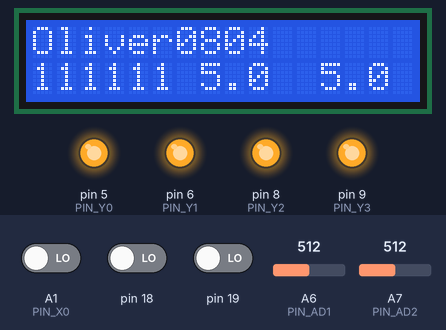
The program below on a simulated Arduino Nano, built with avr-gcc and run on an emulated ATmega328P. On the bench: 16×2 character LCD, output pins drawn as LEDs (lit = HIGH). The inputs (shaded band) are chosen by the test bench; at power-on: A1 (PIN_X0) LOW, pin 18 LOW, A6 (PIN_AD1) = 512, A7 (PIN_AD2) = 512, pin 19 LOW. What the program prints to the serial monitor is not drawn.

Above: at 3.2 s.
3.3 s: A1 (PIN_X0) driven HIGH
At 3.9 s:
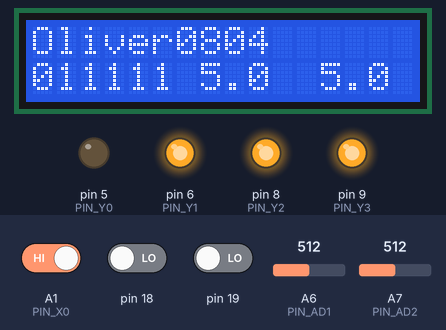
4.8 s: pin 18 driven HIGH
At 6.0 s:
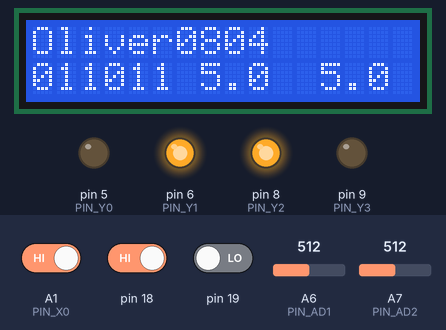
6.3 s: A1 (PIN_X0) driven LOW
At 7.0 s:
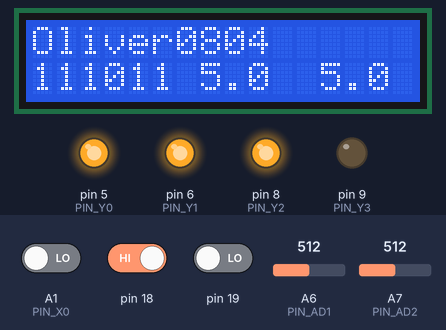
7.8 s: A6 (PIN_AD1) set to 716
At 8.7 s:
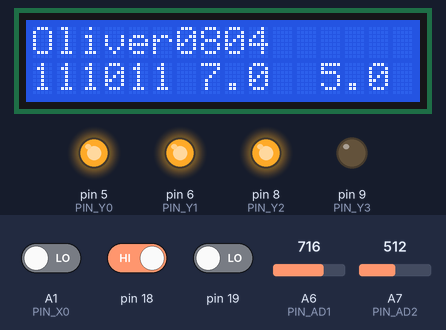
9.3 s: A7 (PIN_AD2) set to 716
At 9.6 s:
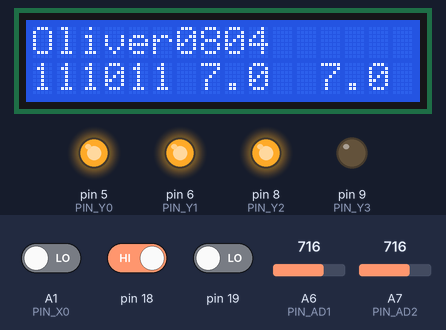
10.8 s: pin 19 driven HIGH
At 11.7 s:
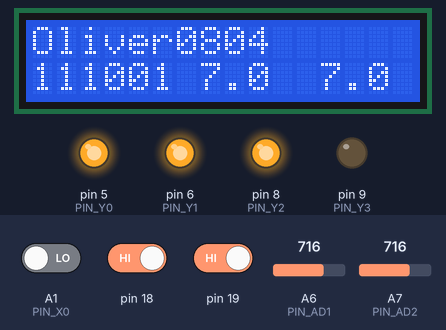
Timing chart, 0 to 13.3 s (numbered marks = the images above; inputs shaded):
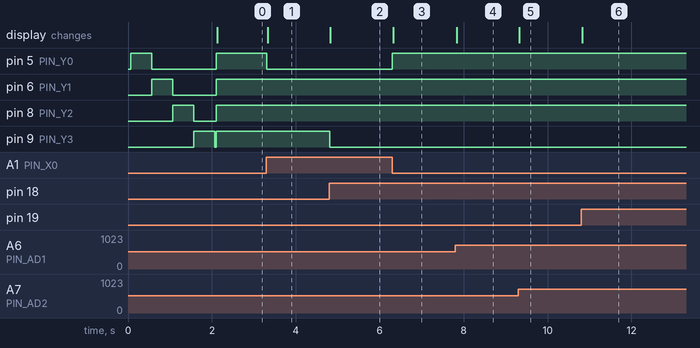

The program:

main.cpp
```cpp
#include <Arduino.h>
#include <LiquidCrystal_I2C.h>
#include <SoftwareSerial.h>

// Pin definitions
const int PIN_X0 = A1;
const int PIN_X1 = A0;
const int PIN_X2 = 7;
const int PIN_X3 = 4;
const int PIN_X4 = 3; // Supports high-speed interrupt input 只支持NPN
const int PIN_X5 = 2; // Supports high-speed interrupt input 只支持NPN
const int PIN_AD1 = A6;
const int PIN_AD2 = A7;
const int PIN_Y0 = 5;
const int PIN_Y1 = 6;
const int PIN_Y2 = 8;
const int PIN_Y3 = 9;

// Instance for LCD and SoftwareSerial
LiquidCrystal_I2C lcd(0x27, 16, 2);
SoftwareSerial Slave(A2, A3);

// Arduino的最大類比讀數（10位ADC）
const int MAX_ANALOG_READ = 1023;

// 函數聲明
void setupIO();
void readInputs();
void readVoltage();
void updateOutputs();
void handleSerialCommunication();
void handleSoftwareSerialCommunication();
void displayStatus();
void IOCheck();
void onChange();
void sendPacket();
byte calculateCRC(const byte *data, byte length);
void processCommand(const String &command);
void reportInputChange(int pin, bool state);

// Global variables
String comdata = "";
int inputStates[6] = {0};
int previousInputStates[6] = {0}; // 儲存先前的輸入狀態以檢測變化
float voltageADC[2] = {0};

int outputStates[4] = {0};
int PStates[4] = {0};
bool enableControl[4] = {true, true, true, true}; // 控制每個輸出的使能狀態
long ActNums = 0;

void setup()
{
  Serial.begin(115200);
  Slave.begin(9600);
  // LCD
  lcd.init();
  lcd.backlight();
  lcd.clear();
  // GPIO
  setupIO();
  IOCheck();
  // SHOW LCD
  lcd.setCursor(0, 0);
  lcd.print("Oliver0804");
  Serial.println("Oliver0804");
}

void loop()
{
  readInputs();
  readVoltage();
  handleSerialCommunication();
  handleSoftwareSerialCommunication();
  updateOutputs();
  displayStatus();
}

void setupIO()
{
  // Initialize input and output pins
  pinMode(PIN_Y0, OUTPUT);
  pinMode(PIN_Y1, OUTPUT);
  pinMode(PIN_Y2, OUTPUT);
  pinMode(PIN_Y3, OUTPUT);

  pinMode(PIN_X0, INPUT);
  pinMode(PIN_X1, INPUT);
  pinMode(PIN_X2, INPUT);
  pinMode(PIN_X3, INPUT);
  pinMode(PIN_X4, INPUT_PULLUP);
  pinMode(PIN_X5, INPUT_PULLUP);
}

void readInputs()
{
  // Read input states
  for (int i = 0; i < 6; i++)
  {
    int newState = !digitalRead(PIN_X0 + i);
    if (inputStates[i] != newState)
    {
      inputStates[i] = newState;
      reportInputChange(i, inputStates[i]); // 報告輸入狀態變化
    }
  }
}

void handleSerialCommunication()
{
  if (Serial.available())
  {
    String command = Serial.readStringUntil('\n');
    command.trim();
    Serial.println("Received command: " + command); // Debugging line
    processCommand(command);                        // Process command when data is received
  }
}

void handleSoftwareSerialCommunication()
{
  static unsigned long lastSendTime = 0; // Stores the last send time
  unsigned long currentMillis = millis();

  // Handle SoftwareSerial communication
  while (Slave.available())
  {
    byte combyte = Slave.read();
    comdata += char(combyte);
    delay(2);
  }
  if (comdata.length() > 0)
  {
    Serial.println("Received from Slave: " + comdata); // Debugging line
    comdata = "";
    lastSendTime = currentMillis; // Update the last send time
  }

  // Check if 1000ms have passed since the last packet was sent
  if (currentMillis - lastSendTime >= 1000)
  {
    sendPacket();                 // Send packet every 1000ms
    lastSendTime = currentMillis; // Update the last send time
  }
}

void updateOutputs()
{
  // Update output states based on inputs and serial data
  outputStates[0] = (inputStates[0] == LOW && enableControl[0]) || PStates[0];
  outputStates[1] = (inputStates[1] == LOW && enableControl[1]) || PStates[1];
  outputStates[2] = (inputStates[2] == LOW && enableControl[2]) || PStates[2];
  outputStates[3] = (inputStates[3] == LOW && enableControl[3]) || PStates[3];

  digitalWrite(PIN_Y0, outputStates[0] ? LOW : HIGH);
  digitalWrite(PIN_Y1, outputStates[1] ? LOW : HIGH);
  digitalWrite(PIN_Y2, outputStates[2] ? LOW : HIGH);
  digitalWrite(PIN_Y3, outputStates[3] ? LOW : HIGH);
}

void displayStatus()
{
  char strA0[6]; // 足夠的空間存儲最多5個字符（包括小數點和結束符）
  char strA1[6];
  // Display status on LCD
  lcd.setCursor(0, 1);
  lcd.print(inputStates[0]);
  lcd.setCursor(1, 1);
  lcd.print(inputStates[1]);
  lcd.setCursor(2, 1);
  lcd.print(inputStates[2]);
  lcd.setCursor(3, 1);
  lcd.print(inputStates[3]);
  lcd.setCursor(4, 1);
  lcd.print(inputStates[4]);
  lcd.setCursor(5, 1);
  lcd.print(inputStates[5]);

  // 將電壓值轉換為字符串，保留一位小數
  dtostrf(voltageADC[0], 3, 1, strA0); // 總寬度5字符（含小數點和小數位）
  dtostrf(voltageADC[1], 3, 1, strA1);
  lcd.setCursor(7, 1);
  lcd.print(strA0);

  lcd.setCursor(12, 1);
  lcd.print(strA1);
}

void IOCheck()
{
  // IO Check functionality
  digitalWrite(PIN_Y0, HIGH);
  delay(500);
  digitalWrite(PIN_Y0, LOW);

  digitalWrite(PIN_Y1, HIGH);
  delay(500);
  digitalWrite(PIN_Y1, LOW);

  digitalWrite(PIN_Y2, HIGH);
  delay(500);
  digitalWrite(PIN_Y2, LOW);

  digitalWrite(PIN_Y3, HIGH);
  delay(500);
  digitalWrite(PIN_Y3, LOW);
}

void onChange()
{
  // Interrupt handler
  ActNums += 1;
}

void sendPacket()
{
  byte packetLength = 1 + 1 + 6 + 8 + 1; // 封包頭1byte + 長度1byte + inputStates 6byte + voltageADC 8byte + CRC 1byte
  byte packet[packetLength];

  // 構建封包
  packet[0] = 0xA5;         // 封包頭
  packet[1] = packetLength; // 數據長度

  // 添加inputStates數據
  for (int i = 0; i < 6; i++)
  {
    packet[2 + i] = inputStates[i];
  }

  // 添加voltageADC數據
  for (int i = 0; i < 2; i++)
  {
    // 正確處理從float到byte的轉換
    union
    {
      float voltage;
      byte voltageBytes[4];
    } converter;

    converter.voltage = voltageADC[i];
    for (int j = 0; j < 4; j++)
    {
      packet[8 + i * 4 + j] = converter.voltageBytes[j];
    }
  }

  // 計算並添加CRC
  packet[packetLength - 1] = calculateCRC(packet, packetLength - 1);

  // 通過串口發送封包
  Slave.write(packet, packetLength);
}

byte calculateCRC(const byte *data, byte length)
{
  byte crc = 0; // 簡單的CRC計算，需要根據實際需求進行修改
  for (byte i = 0; i < length; i++)
  {
    crc ^= data[i];
  }
  return crc;
}

void readVoltage()
{
  int analogValueA0 = analogRead(PIN_AD1);
  int analogValueA1 = analogRead(PIN_AD2);

  // 將0-1023的讀數轉換為0-10V的電壓
  voltageADC[0] = (analogValueA0 * 10.0) / MAX_ANALOG_READ;
  voltageADC[1] = (analogValueA1 * 10.0) / MAX_ANALOG_READ;

  voltageADC[0] = round(voltageADC[0] * 10) / 10.0;
  voltageADC[1] = round(voltageADC[1] * 10) / 10.0;
}

void processCommand(const String &command)
{
  bool commandProcessed = false; // 用於追蹤命令是否已被處理
  // 示例命令格式: ENABLE Y0, DISABLE Y0
  if (command.startsWith("ENABLE"))
  {
    if (command.indexOf("Y0") != -1)
    {
      enableControl[0] = true;
      commandProcessed = true;
    }
    if (command.indexOf("Y1") != -1)
    {
      enableControl[1] = true;
      commandProcessed = true;
    }
    if (command.indexOf("Y2") != -1)
    {
      enableControl[2] = true;
      commandProcessed = true;
    }
    if (command.indexOf("Y3") != -1)
    {
      enableControl[3] = true;
      commandProcessed = true;
    }
  }
  else if (command.startsWith("DISABLE"))
  {
    if (command.indexOf("Y0") != -1)
    {
      enableControl[0] = false;
      commandProcessed = true;
    }
    if (command.indexOf("Y1") != -1)
    {
      enableControl[1] = false;
      commandProcessed = true;
    }
    if (command.indexOf("Y2") != -1)
    {
      enableControl[2] = false;
      commandProcessed = true;
    }
    if (command.indexOf("Y3") != -1)
    {
      enableControl[3] = false;
      commandProcessed = true;
    }
  }

  // 根據命令處理結果給出反饋
  if (commandProcessed)
  {
    Serial.println("Command executed: " + command);
  }
  else
  {
    Serial.println("Invalid command: " + command);
  }
}

void reportInputChange(int pin, bool state)
{
  Serial.print("Input change on X");
  Serial.print(pin);
  Serial.print(": ");
  Serial.println(state ? "HIGH" : "LOW");
}
```

Measured:
- after the input at 3.3 s, pin 5 (PIN_Y0): HIGH → LOW at once; the display: changes at once (image 1)
- after the input at 4.8 s, pin 9 (PIN_Y3): HIGH → LOW at once; the display: changes at once (image 2)
- after the input at 6.3 s, pin 5 (PIN_Y0): LOW → HIGH at once; the display: changes at once (image 3)
- after the input at 7.8 s, the display: changes at once (image 4)
- after the input at 9.3 s, the display: changes at once (image 5)
- after the input at 10.8 s, the display: changes at once (image 6)
